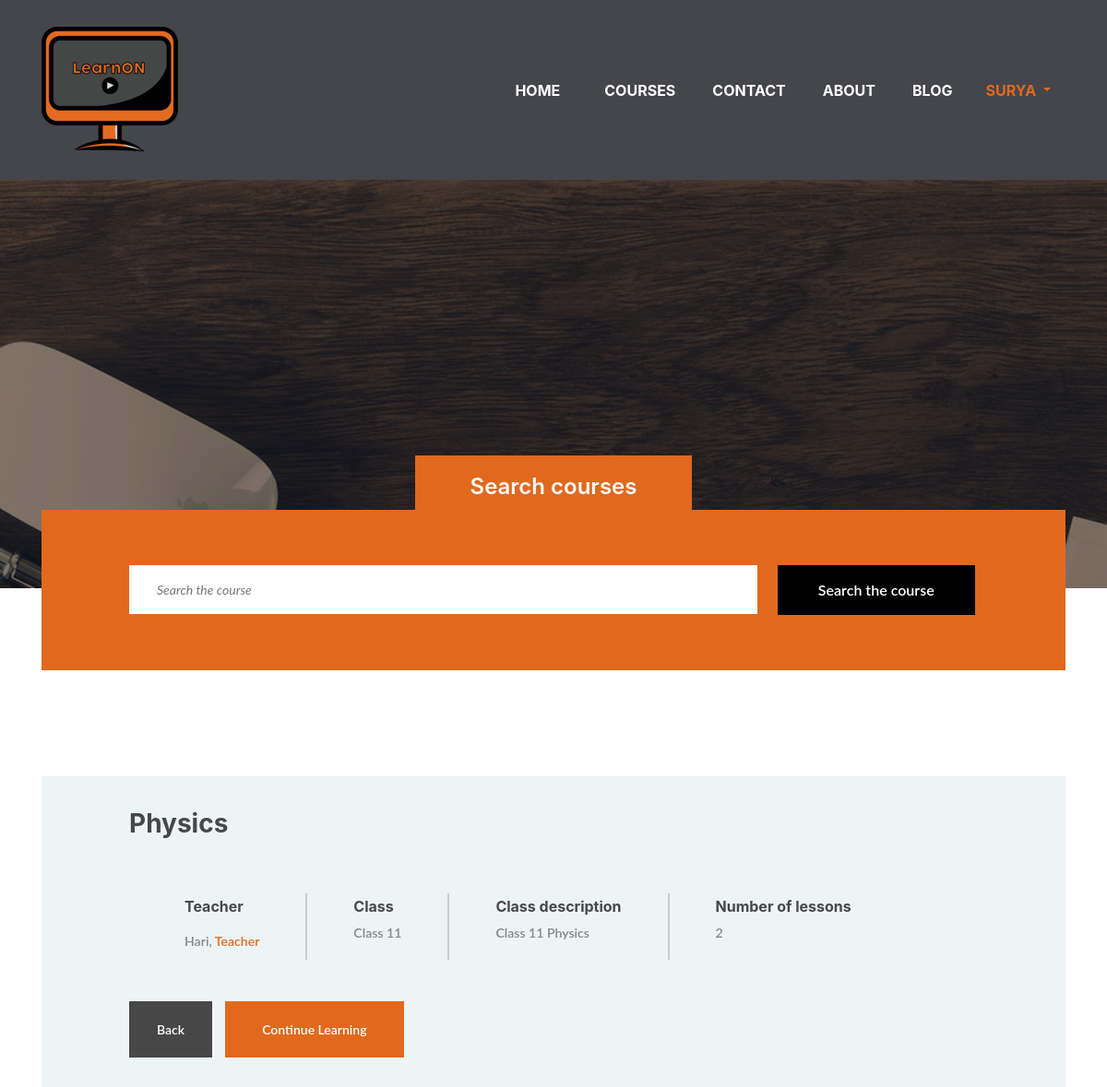
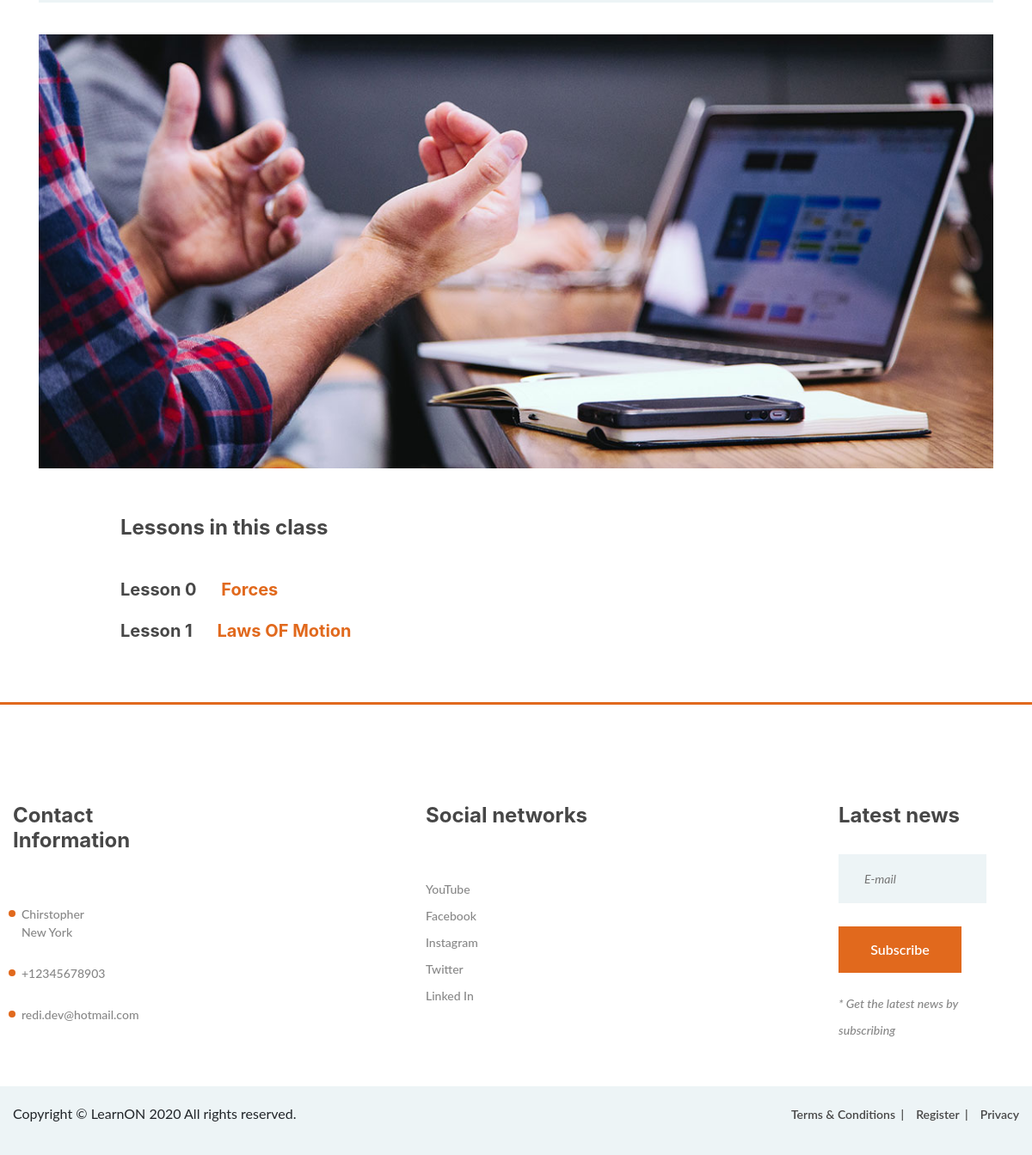
The app's page /courses/ee5a1068779b6e95bbe38d4074592b9a/ (signed in) with its own data (2 pictures, top to bottom).
### courses/models.py (models this page shows, shortened)
class Subjects(models.Model):
    creator = models.ForeignKey(User,on_delete = models.CASCADE)
    slug = models.SlugField()
    title = models.CharField(max_length=30)
    classs = models.ForeignKey(Class,on_delete=models.CASCADE)
    description = models.TextField(max_length=400)
    created_with = models.DateTimeField(auto_now=True)
    image_case = models.ImageField(upload_to='course_images', default='default.jpg')
    @property
    def lessons(self):
        return self.lesson_set.all().order_by('position')

class Class(models.Model):
    title = models.CharField(max_length=150)
    description = models.TextField(max_length= 200, null=True)
    image = models.ImageField(upload_to='cat_images', default='cat_images/default.jpg')
    def __str__(self):
        return '{}'.format(self.title)

class Lesson(models.Model):
    slug = models.SlugField()
    title = models.CharField(max_length=30)
    case = models.ForeignKey(Subjects,on_delete=models.CASCADE)
    video_id = models.CharField(max_length=11)
    position = models.IntegerField()
    def get_absolute_url(self):
        return reverse("courses:lesson_detail", kwargs={"course_slug": self.case.slug,'lesson_slug':self.slug})

### courses/views.py (the view)
# urls.py: path('courses/<slug>/', login_required(CourseDetailView.as_view()), name='course_detail'),
class CourseDetailView(DetailView):
    context_object_name = 'course'
    template_name = 'courses/course_detail.html'
    model = Subjects

### courses/templates/courses/course_detail.html (shortened to what this page needs)
{% extends 'base.html' %}
{% load static %}
{% block content %}
<div class="page-info-section set-bg" data-setbg="{% static 'webuni/img/page-bg/2.jpg' %}">
</div>
<section class="search-section ss-other-page">
  <div class="container">
    <div class="search-warp">
      <div class="section-title text-white">
        <h2><span>Search courses</span></h2>
      </div>
      <div class="row">
        <div class="col-lg-10 offset-lg-1">
          <form method="post" action="{% url 'courses:search_course' %}" class="intro-newslatter"> {% csrf_token %}
            <input name="search" type="text" placeholder="Search the course">
            <button type="submit" class="site-btn btn-dark">Search the course</button>
          </form>
        </div>
      </div>
    </div>
  </div>
</section>
<section class="single-course spad pb-0">
  <div class="container">
    <div class="course-meta-area">
      <div class="row">
        <div class="col-lg-10 offset-lg-1">
          <h3>{{course.title|capfirst}}</h3>
          <div class="course-metas">
            <div class="course-meta">
              <div class="course-author">
                <h6>Teacher</h6>
                <p>{{course.creator  |capfirst}}, <span>Teacher</span></p>
              </div>
            </div>
            <div class="course-meta">
              <div class="cm-info">
                <h6>Class</h6>
                <p>{{course.classs}}</p>
              </div>
            </div>
            <div class="course-meta">
              <div class="cm-info">
                <h6>Class description</h6>
                <p>{{course.description}}</p>
              </div>
            </div>
            <div class="course-meta">
              <div class="cm-info">
                <h6>Number of lessons</h6>
                <p>{{ course.lessons|length }}</p>
              </div>
            </div>
          </div>
          <a href="/courses/{{ course.id }}" class="site-btn price-btn">Back</a>
          <a href="#go" class="site-btn buy-btn">Continue Learning</a>
        </div>
      </div>
    </div>
    <img src="{% static 'webuni/img/courses/single.jpg' %}" alt="" class="course-preview">
    <div class="row">
      <div class="col-lg-10 offset-lg-1 course-list">
        <div class="cl-item" id="lessons">
          <h4>Lessons in this class</h4>
          {% if course.lessons != None  %}
            {% for lesson in course.lessons %}
            <div data-aos="fade-right" >
              <h5 class="pb-3">Lesson  {{lesson.position}} <a id="go" href="{{ lesson.get_absolute_url }}#video"><span class="pl-4">{{lesson.title}}</span></a></h5>
            </div>
            {% endfor %}
          {% endif %}
        </div>
      </div>
    </div>
  </div>
</section>
{% endblock %}

### templates/base.html (shortened to what this page needs)
<!DOCTYPE html>
{% load static %}
<html lang="en">
<head>
	<link rel="stylesheet" href="{% static 'webuni/css/bootstrap.min.css'%}"/>
	<link rel="stylesheet" href="{% static 'webuni/css/font-awesome.min.css' %}"/>
	<link rel="stylesheet" href="{% static 'webuni/css/owl.carousel.css' %}"/>
	<link rel="stylesheet" href="{% static 'webuni/css/style.css'%}"/>
	<link rel="stylesheet" href="{% static 'webuni/css/freelancer.css'%}"/>
	<link rel="stylesheet" href="https://unpkg.com/aos@next/dist/aos.css" />
</head>
<body>
	<nav class="navbar navbar-expand-lg bg-secondary text-uppercase" id="mainNav">
		<div class="container">
		  <a class="navbar-brand js-scroll-trigger" href="/"><img src="{% static 'webuni/img/class.png' %}" alt="Logo"></a>
		  <div class="collapse navbar-collapse" id="navbarResponsive">
			<ul class="navbar-nav ml-auto">
			  <li class="nav-item mx-0 mx-lg-1">
				<a class="nav-link py-3 px-0 px-lg-3 rounded js-scroll-trigger" href="{% url 'courses:home' %}">Home</a>
			  </li>
			  <li class="nav-item mx-0 mx-lg-1">
					<li class="nav-item mx-0 mx-lg-1">
					<a class="nav-link py-3 px-0 px-lg-3 rounded js-scroll-trigger" href="/#courses">Courses</a>
				  </li>
			  </li>
			  {% if request.user.profile.is_teacher == True %}
			  <li class="nav-item mx-0 mx-lg-1">
				<a class="nav-link py-3 px-0 px-lg-3 rounded js-scroll-trigger" href="{% url 'courses:create_class' %}">Create class</a>
			  </li>
			  <li class="nav-item mx-0 mx-lg-1">
				<a class="nav-link py-3 px-0 px-lg-3 rounded js-scroll-trigger" href="{% url 'courses:create_subject' %}">Create subject</a>
			  </li>
			  <li class="nav-item mx-0 mx-lg-1">
				<a class="nav-link py-3 px-0 px-lg-3 rounded js-scroll-trigger" href="{% url 'courses:create_lesson' %}">Create lesson</a>
			  </li>
			  {% else %}
			  <li class="nav-item mx-0 mx-lg-1">
				<a class="nav-link py-3 px-0 px-lg-3 rounded js-scroll-trigger" href="{% url 'courses:contact' %}">Contact</a>
			  </li>
			  <li class="nav-item mx-0 mx-lg-1">
				<a class="nav-link py-3 px-0 px-lg-3 rounded js-scroll-trigger" href="{% url 'courses:about' %}">About</a>
			  </li>
			  <li class="nav-item mx-0 mx-lg-1">
				<a class="nav-link py-3 px-0 px-lg-3 rounded js-scroll-trigger" href="{% url 'blogs:post_list' %}">Blog</a>
			  </li>
			  {% endif %}
			  {% if request.user.is_authenticated %}
			  <div class="dropdown show">
				<a class=" dropdown-toggle nav-link py-3 px-0 px-lg-3 rounded js-scroll-triggeraa" href="#" role="button" id="dropdownMenuLink" data-toggle="dropdown" aria-haspopup="true" aria-expanded="false">
					{{request.user.username}}
				</a>
			  </div>
              {% endif %}
			</ul>
		  </div>
		</div>
	  </nav>
{% block content %}
{% endblock content %}
	<footer class="footer-section spad pb-0">
		<div class="footer-top">
			<div class="footer-warp">
				<div class="row">
					<div class="widget-item">
						<h4>Contact Information</h4>
						<ul class="contact-list">
							<li>Chirstopher<br>New York</li>
							<li>+12345678903</li>
							<li>redi.dev@hotmail.com</li>
						</ul>
					</div>
					<div class="widget-item">
					</div>
					<div class="widget-item">
						<h4>Social networks</h4>
						<ul>
							<li><a href="">YouTube</a></li>
							<li><a href="">Facebook</a></li>
							<li><a href="">Instagram</a></li>
							<li><a href="">Twitter</a></li>
							<li><a href="">Linked In</a></li>
						</ul>
					</div>
					<div class="widget-item">
					</div>
					<div class="widget-item">
						<h4>Latest news</h4>
						<form class="footer-newslatter">
							<input type="email" placeholder="E-mail">
							<button class="site-btn">Subscribe</button>
							<p>* Get the latest news by subscribing</p>
						</form>
					</div>
				</div>
			</div>
		</div>
		<div class="footer-bottom">
			<div class="footer-warp">
				<ul class="footer-menu">
					<li><a href="#">Terms & Conditions</a></li>
					<li><a href="#">Register</a></li>
					<li><a href="#">Privacy</a></li>
				</ul>
				<div class="">
					Copyright &copy; LearnON <script>document.write(new Date().getFullYear());</script> All rights reserved.
				</div>
			</div>
		</div>
	</footer>
</html>

### records on screen
Subjects: title "Physics", creator "Hari", classs "Class 11", description "Class 11 Physics", lessons|length "2"
Lesson: position "0", title "Forces"
Lesson: position "1", title "Laws OF Motion"

### other values on screen
{{ request.user.username }} "SURYA"
